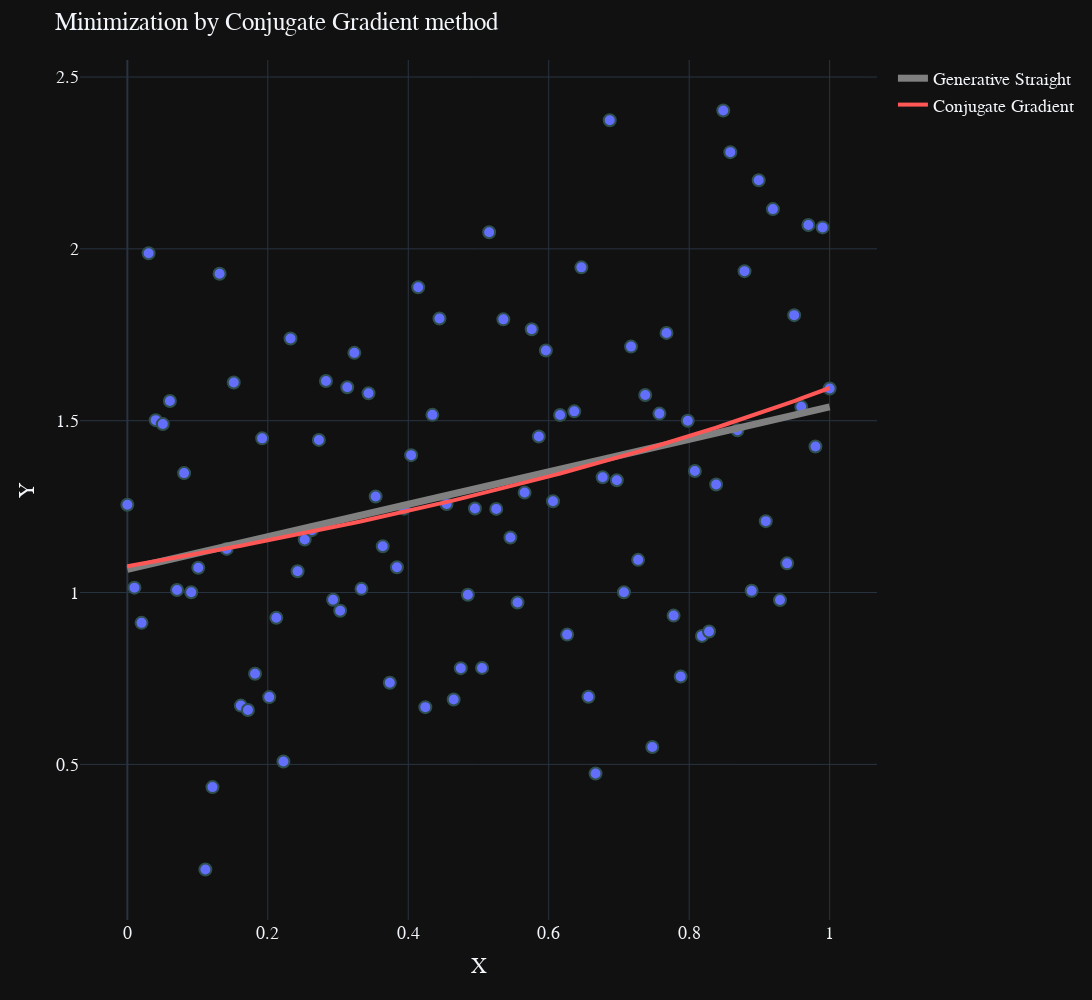

Here is the notebook cell this chart was saved with:
### Markdown cell above
# CG
## $F(x, a, b) = $ $\frac{a}{1 + bx}$

### Code cell
def fprime(x_, support_x, support_y):
    return optimize.approx_fprime(x_, function_being_optimized_disc_rational, 10 ** -3, support_x, support_y)

zero_condition = 10 ** -3, 0
res_cg = optimize.minimize(function_being_optimized_disc_rational, zero_condition, method='CG', tol=10 ** -3, jac=fprime, args=(x, y))
a, b = res_cg.x

additional_line_liner_cg_rt = AdditionalLine(x=x, a=a, b=b, name_method="Conjugate Gradient", width=4, color='#FF5656', type_='rational')
visualize(x=x, y=y, title="Minimization by Conjugate Gradient method", additional_line=additional_line_liner_cg_rt).show()
